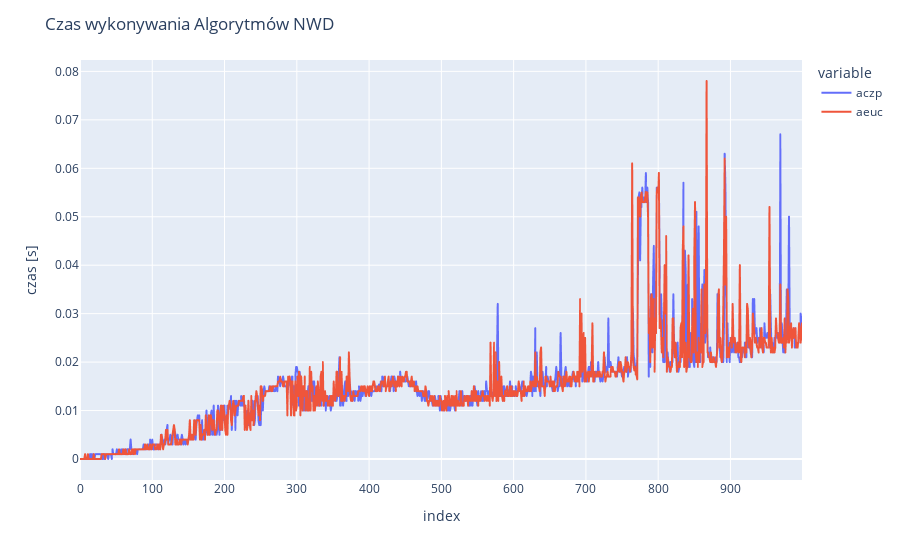

Notebook source saved alongside this figure:
### Code cell
fig = px.line(data_frame=df)
fig.update_layout(
    title='Czas wykonywania Algorytmów NWD'
)
fig.update_yaxes(title='czas [s]')
fig.show()

### Figure 1 — Plotly figure (JSON) as saved in the notebook; plotly's stock layout.template omitted (floating-point values rounded to 4 significant figures; data arrays with more than 128 entries replaced by an {"elided": "..."} marker saying what was removed)
{"data": [{"hovertemplate": "variable=aczp<br>index=%{x}<br>value=%{y}<extra></extra>", "legendgroup": "aczp", "line": {"color": "#636efa", "dash": "solid"}, "mode": "lines", "name": "aczp", "showlegend": true, "type": "scattergl", "x": {"elided": "1000 int values"}, "xaxis": "x", "y": {"elided": "1000 float values"}, "yaxis": "y"}, {"hovertemplate": "variable=aeuc<br>index=%{x}<br>value=%{y}<extra></extra>", "legendgroup": "aeuc", "line": {"color": "#EF553B", "dash": "solid"}, "mode": "lines", "name": "aeuc", "showlegend": true, "type": "scattergl", "x": {"elided": "1000 int values"}, "xaxis": "x", "y": {"elided": "1000 float values"}, "yaxis": "y"}], "layout": {"legend": {"title": {"text": "variable"}, "tracegroupgap": 0}, "margin": {"t": 60}, "title": {"text": "Czas wykonywania Algorytmów NWD"}, "xaxis": {"anchor": "y", "domain": [0, 1], "title": {"text": "index"}}, "yaxis": {"anchor": "x", "domain": [0, 1], "title": {"text": "czas [s]"}}}}
